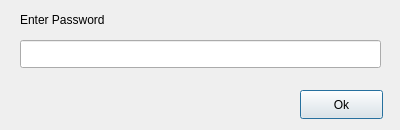
<?xml version="1.0" encoding="UTF-8"?>
<ui version="4.0">
 <class>checkLoginCredentials</class>
 <widget class="QDialog" name="checkLoginCredentials">
  <property name="geometry">
   <rect>
    <x>0</x>
    <y>0</y>
    <width>400</width>
    <height>130</height>
   </rect>
  </property>
  <property name="minimumSize">
   <size>
    <width>400</width>
    <height>130</height>
   </size>
  </property>
  <property name="maximumSize">
   <size>
    <width>400</width>
    <height>130</height>
   </size>
  </property>
  <property name="windowTitle">
   <string>Dialog</string>
  </property>
  <widget class="QLabel" name="Information">
   <property name="geometry">
    <rect>
     <x>20</x>
     <y>80</y>
     <width>271</width>
     <height>41</height>
    </rect>
   </property>
   <property name="text">
    <string/>
   </property>
   <property name="wordWrap">
    <bool>true</bool>
   </property>
  </widget>
  <widget class="QLineEdit" name="enterdPassword">
   <property name="geometry">
    <rect>
     <x>20</x>
     <y>40</y>
     <width>361</width>
     <height>28</height>
    </rect>
   </property>
  </widget>
  <widget class="QPushButton" name="Confirm">
   <property name="geometry">
    <rect>
     <x>300</x>
     <y>90</y>
     <width>83</width>
     <height>29</height>
    </rect>
   </property>
   <property name="text">
    <string>Ok</string>
   </property>
  </widget>
  <widget class="QLabel" name="enterdPasswordLabel">
   <property name="geometry">
    <rect>
     <x>20</x>
     <y>10</y>
     <width>131</width>
     <height>20</height>
    </rect>
   </property>
   <property name="text">
    <string>Enter Password</string>
   </property>
  </widget>
 </widget>
 <resources/>
 <connections/>
</ui>
